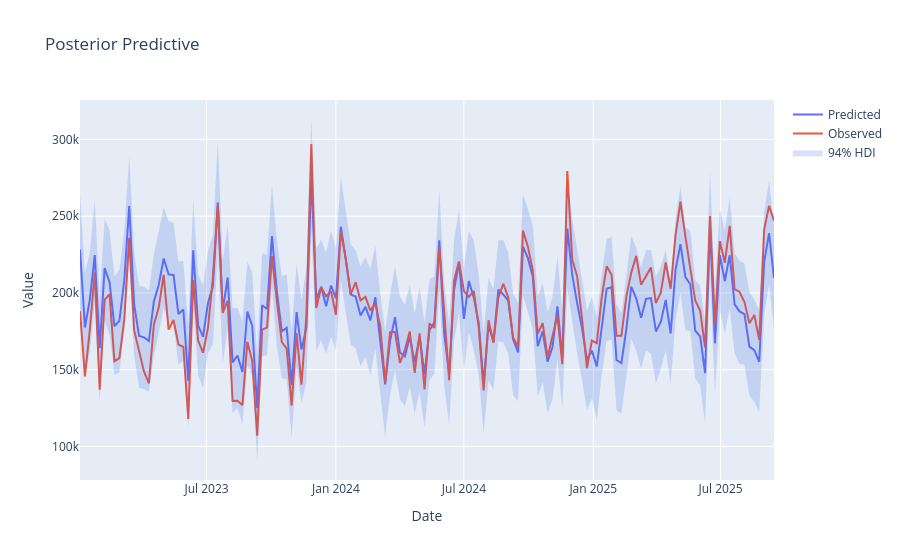

Here is the notebook cell this chart was saved with:
### Code cell
mmm.plot_interactive.posterior_predictive()

### Figure 1 — Plotly figure (JSON) as saved in the notebook; plotly's stock layout.template omitted (floating-point values rounded to 4 significant figures; data arrays with more than 128 entries replaced by an {"elided": "..."} marker saying what was removed)
{"data": [{"hovertemplate": "=Predicted<br>Date=%{x}<br>Value=%{y}<extra></extra>", "legendgroup": "Predicted", "line": {"color": "#636efa", "dash": "solid"}, "marker": {"symbol": "circle"}, "mode": "lines", "name": "Predicted", "orientation": "v", "showlegend": true, "type": "scatter", "x": {"elided": "142 str values"}, "xaxis": "x", "y": {"elided": "142 float values"}, "yaxis": "y"}, {"hovertemplate": "=Observed<br>Date=%{x}<br>Value=%{y}<extra></extra>", "legendgroup": "Observed", "line": {"color": "#EF553B", "dash": "solid"}, "marker": {"symbol": "circle"}, "mode": "lines", "name": "Observed", "orientation": "v", "showlegend": true, "type": "scatter", "x": {"elided": "142 str values"}, "xaxis": "x", "y": {"elided": "142 float values"}, "yaxis": "y"}, {"fill": "toself", "fillcolor": "rgba(65,105,225,0.2)", "hoverinfo": "none", "line": {"color": "rgba(255,255,255,0)"}, "mode": "lines", "name": "94% HDI", "showlegend": true, "type": "scatter", "x": {"elided": "284 str values"}, "xaxis": "x", "y": {"elided": "284 float values"}, "yaxis": "y"}], "layout": {"hovermode": "x", "legend": {"title": {"text": ""}, "tracegroupgap": 0}, "title": {"text": "Posterior Predictive"}, "xaxis": {"anchor": "y", "domain": [0, 1], "title": {"text": "Date"}}, "yaxis": {"anchor": "x", "domain": [0, 1], "title": {"text": "Value"}}}}
